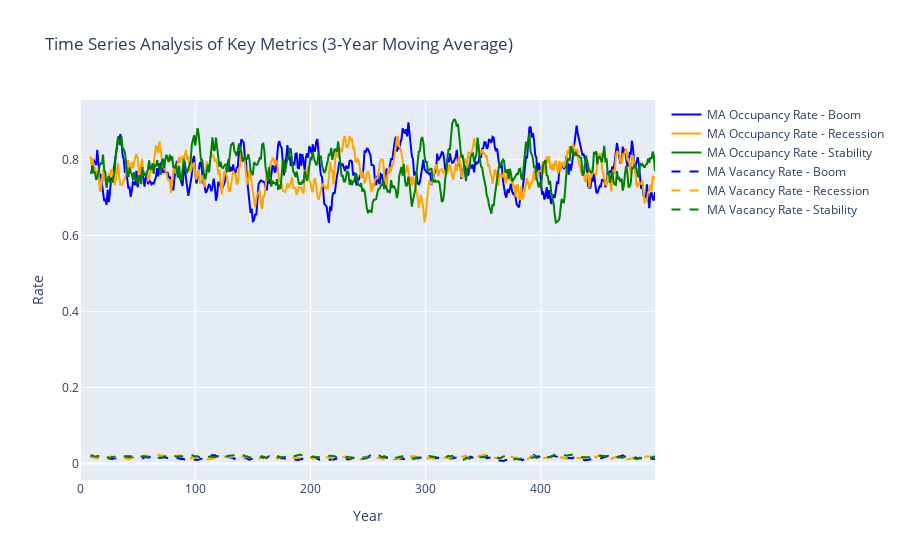

The cell this chart's notebook holds for it:
### Code cell
# Calculate 3-year moving average for occupancy rate and vacancy rate for each scenario
state_df_boom['MA_OccupancyRate'] = state_df_boom['OccupancyRate'].rolling(window=10).mean()
state_df_recession['MA_OccupancyRate'] = state_df_recession['OccupancyRate'].rolling(window=10).mean()
state_df_stability['MA_OccupancyRate'] = state_df_stability['OccupancyRate'].rolling(window=10).mean()

state_df_boom['MA_VacancyRate'] = state_df_boom['VacancyRate'].rolling(window=10).mean()
state_df_recession['MA_VacancyRate'] = state_df_recession['VacancyRate'].rolling(window=10).mean()
state_df_stability['MA_VacancyRate'] = state_df_stability['VacancyRate'].rolling(window=10).mean()

# Plotting Moving Average for Occupancy and Vacancy Rates
mov_avg_occ_vac = go.Figure()

mov_avg_occ_vac.add_trace(go.Scatter(x=state_df_boom.index, y=state_df_boom['MA_OccupancyRate'],
                         mode='lines', name='MA Occupancy Rate - Boom', line=dict(color='blue')))
mov_avg_occ_vac.add_trace(go.Scatter(x=state_df_recession.index, y=state_df_recession['MA_OccupancyRate'],
                         mode='lines', name='MA Occupancy Rate - Recession', line=dict(color='orange')))
mov_avg_occ_vac.add_trace(go.Scatter(x=state_df_stability.index, y=state_df_stability['MA_OccupancyRate'],
                         mode='lines', name='MA Occupancy Rate - Stability', line=dict(color='green')))

mov_avg_occ_vac.add_trace(go.Scatter(x=state_df_boom.index, y=state_df_boom['MA_VacancyRate'],
                         mode='lines', name='MA Vacancy Rate - Boom', line=dict(color='blue', dash='dash')))
mov_avg_occ_vac.add_trace(go.Scatter(x=state_df_recession.index, y=state_df_recession['MA_VacancyRate'],
                         mode='lines', name='MA Vacancy Rate - Recession', line=dict(color='orange', dash='dash')))
mov_avg_occ_vac.add_trace(go.Scatter(x=state_df_stability.index, y=state_df_stability['MA_VacancyRate'],
                         mode='lines', name='MA Vacancy Rate - Stability', line=dict(color='green', dash='dash')))

# Update layout
mov_avg_occ_vac.update_layout(
    title='Time Series Analysis of Key Metrics (3-Year Moving Average)',
    xaxis_title='Year',
    yaxis_title='Rate'
)

mov_avg_occ_vac.show()

### Figure 1 — Plotly figure (JSON) as saved in the notebook; plotly's stock layout.template omitted (floating-point values rounded to 4 significant figures; data arrays with more than 128 entries replaced by an {"elided": "..."} marker saying what was removed)
{"data": [{"line": {"color": "blue"}, "mode": "lines", "name": "MA Occupancy Rate - Boom", "type": "scatter", "x": {"elided": "500 int values"}, "y": {"elided": "500 float values"}}, {"line": {"color": "orange"}, "mode": "lines", "name": "MA Occupancy Rate - Recession", "type": "scatter", "x": {"elided": "500 int values"}, "y": {"elided": "500 float values"}}, {"line": {"color": "green"}, "mode": "lines", "name": "MA Occupancy Rate - Stability", "type": "scatter", "x": {"elided": "500 int values"}, "y": {"elided": "500 float values"}}, {"line": {"color": "blue", "dash": "dash"}, "mode": "lines", "name": "MA Vacancy Rate - Boom", "type": "scatter", "x": {"elided": "500 int values"}, "y": {"elided": "500 float values"}}, {"line": {"color": "orange", "dash": "dash"}, "mode": "lines", "name": "MA Vacancy Rate - Recession", "type": "scatter", "x": {"elided": "500 int values"}, "y": {"elided": "500 float values"}}, {"line": {"color": "green", "dash": "dash"}, "mode": "lines", "name": "MA Vacancy Rate - Stability", "type": "scatter", "x": {"elided": "500 int values"}, "y": {"elided": "500 float values"}}], "layout": {"title": {"text": "Time Series Analysis of Key Metrics (3-Year Moving Average)"}, "xaxis": {"title": {"text": "Year"}}, "yaxis": {"title": {"text": "Rate"}}}}
